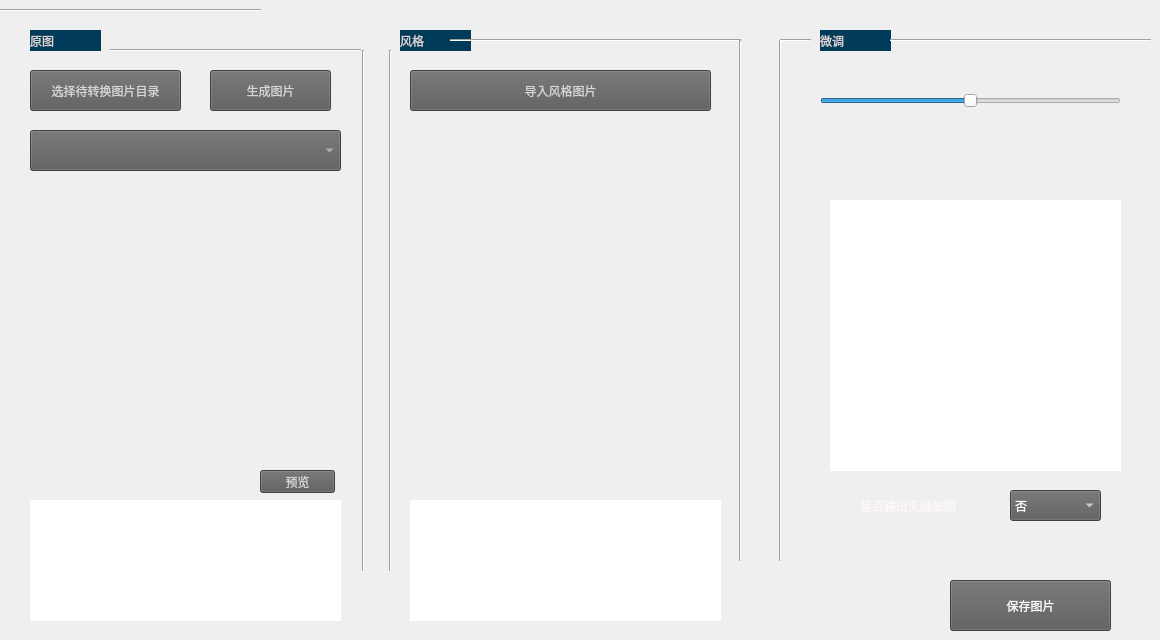
    <widget class="QWidget" name="t1">
     <property name="accessibleName">
      <string comment="ss"/>
     </property>
     <attribute name="title">
      <string notr="true">多目录导入</string>
     </attribute>
     <widget class="QPushButton" name="choose_pic_multi_file_dir_button1">
      <property name="geometry">
       <rect>
        <x>30</x>
        <y>70</y>
        <width>151</width>
        <height>41</height>
       </rect>
      </property>
      <property name="styleSheet">
       <string notr="true">background-color: rgb(90, 90, 90);
color: rgb(212, 212, 212);</string>
      </property>
      <property name="text">
       <string>选择待转换图片目录</string>
      </property>
     </widget>
     <widget class="QLabel" name="Pic_before_text1">
      <property name="geometry">
       <rect>
        <x>30</x>
        <y>30</y>
        <width>71</width>
        <height>21</height>
       </rect>
      </property>
      <property name="styleSheet">
       <string notr="true">background-color: rgb(0, 59, 89);
font: 14pt &quot;Arial&quot;;

color: rgb(212, 212, 212);</string>
      </property>
      <property name="text">
       <string>原图</string>
      </property>
     </widget>
     <widget class="QLabel" name="pic_before_label1">
      <property name="geometry">
       <rect>
        <x>30</x>
        <y>210</y>
        <width>301</width>
        <height>251</height>
       </rect>
      </property>
      <property name="styleSheet">
       <string notr="true">color: rgb(203, 203, 203);</string>
      </property>
      <property name="text">
       <string/>
      </property>
     </widget>
     <widget class="QLabel" name="pic_style_label1">
      <property name="geometry">
       <rect>
        <x>410</x>
        <y>210</y>
        <width>301</width>
        <height>251</height>
       </rect>
      </property>
      <property name="styleSheet">
       <string notr="true">color: rgb(203, 203, 203);</string>
      </property>
      <property name="text">
       <string/>
      </property>
     </widget>
     <widget class="QSlider" name="change_coe_horizontalSlider1">
      <property name="geometry">
       <rect>
        <x>820</x>
        <y>90</y>
        <width>301</width>
        <height>22</height>
       </rect>
      </property>
      <property name="styleSheet">
       <string notr="true">
color: rgb(212, 212, 212);</string>
      </property>
      <property name="maximum">
       <number>100</number>
      </property>
      <property name="singleStep">
       <number>1</number>
      </property>
      <property name="value">
       <number>50</number>
      </property>
      <property name="orientation">
       <enum>Qt::Horizontal</enum>
      </property>
     </widget>
     <widget class="QPushButton" name="savePic_button1">
      <property name="geometry">
       <rect>
        <x>950</x>
        <y>580</y>
        <width>161</width>
        <height>51</height>
       </rect>
      </property>
      <property name="styleSheet">
       <string notr="true">background-color: rgb(90, 90, 90);
color: rgb(255, 251, 252);</string>
      </property>
      <property name="text">
       <string>保存图片</string>
      </property>
     </widget>
     <widget class="QComboBox" name="is_seamless_ornot_comboBox1">
      <property name="geometry">
       <rect>
        <x>1010</x>
        <y>490</y>
        <width>91</width>
        <height>31</height>
       </rect>
      </property>
      <property name="styleSheet">
       <string notr="true">background-color: rgb(90, 90, 90);
color: rgb(255, 252, 253);</string>
      </property>
      <item>
       <property name="text">
        <string>否</string>
       </property>
      </item>
      <item>
       <property name="text">
        <string>是</string>
       </property>
      </item>
     </widget>
     <widget class="QLabel" name="is_seamless_ornot_text1">
      <property name="geometry">
       <rect>
        <x>860</x>
        <y>490</y>
        <width>131</width>
        <height>31</height>
       </rect>
      </property>
      <property name="styleSheet">
       <string notr="true">color: rgb(255, 248, 249);
font: 12pt &quot;Arial&quot;;</string>
      </property>
      <property name="text">
       <string>是否输出无缝贴图：</string>
      </property>
     </widget>
     <widget class="QLabel" name="pic_style_text1">
      <property name="geometry">
       <rect>
        <x>400</x>
        <y>30</y>
        <width>71</width>
        <height>21</height>
       </rect>
      </property>
      <property name="styleSheet">
       <string notr="true">background-color: rgb(0, 59, 89);
font: 14pt &quot;Arial&quot;;

color: rgb(212, 212, 212);</string>
      </property>
      <property name="text">
       <string>风格</string>
      </property>
     </widget>
     <widget class="QLabel" name="pic_after_text1">
      <property name="geometry">
       <rect>
        <x>820</x>
        <y>30</y>
        <width>71</width>
        <height>21</height>
       </rect>
      </property>
      <property name="styleSheet">
       <string notr="true">background-color: rgb(0, 59, 89);
font: 14pt &quot;Arial&quot;;

color: rgb(212, 212, 212);</string>
      </property>
      <property name="text">
       <string>微调</string>
      </property>
     </widget>
     <widget class="Line" name="line">
      <property name="geometry">
       <rect>
        <x>110</x>
        <y>40</y>
        <width>251</width>
        <height>21</height>
       </rect>
      </property>
      <property name="styleSheet">
       <string notr="true">color: rgb(255, 255, 255);
font: 12pt &quot;Arial&quot;;</string>
      </property>
      <property name="orientation">
       <enum>Qt::Horizontal</enum>
      </property>
     </widget>
     <widget class="Line" name="line_2">
      <property name="geometry">
       <rect>
        <x>353</x>
        <y>50</y>
        <width>20</width>
        <height>521</height>
       </rect>
      </property>
      <property name="orientation">
       <enum>Qt::Vertical</enum>
      </property>
     </widget>
     <widget class="Line" name="line_3">
      <property name="geometry">
       <rect>
        <x>380</x>
        <y>50</y>
        <width>20</width>
        <height>521</height>
       </rect>
      </property>
      <property name="orientation">
       <enum>Qt::Vertical</enum>
      </property>
     </widget>
     <widget class="Line" name="line_4">
      <property name="geometry">
       <rect>
        <x>450</x>
        <y>30</y>
        <width>291</width>
        <height>21</height>
       </rect>
      </property>
      <property name="styleSheet">
       <string notr="true">color: rgb(255, 255, 255);
font: 12pt &quot;Arial&quot;;</string>
      </property>
      <property name="orientation">
       <enum>Qt::Horizontal</enum>
      </property>
     </widget>
     <widget class="Line" name="line_5">
      <property name="geometry">
       <rect>
        <x>730</x>
        <y>40</y>
        <width>20</width>
        <height>521</height>
       </rect>
      </property>
      <property name="orientation">
       <enum>Qt::Vertical</enum>
      </property>
     </widget>
     <widget class="Line" name="line_6">
      <property name="geometry">
       <rect>
        <x>770</x>
        <y>40</y>
        <width>20</width>
        <height>521</height>
       </rect>
      </property>
      <property name="orientation">
       <enum>Qt::Vertical</enum>
      </property>
     </widget>
     <widget class="Line" name="line_7">
      <property name="geometry">
       <rect>
        <x>890</x>
        <y>30</y>
        <width>261</width>
        <height>21</height>
       </rect>
      </property>
      <property name="styleSheet">
       <string notr="true">color: rgb(255, 255, 255);
font: 12pt &quot;Arial&quot;;</string>
      </property>
      <property name="orientation">
       <enum>Qt::Horizontal</enum>
      </property>
     </widget>
     <widget class="Line" name="line_8">
      <property name="geometry">
       <rect>
        <x>780</x>
        <y>30</y>
        <width>31</width>
        <height>20</height>
       </rect>
      </property>
      <property name="orientation">
       <enum>Qt::Horizontal</enum>
      </property>
     </widget>
     <widget class="Line" name="line_9">
      <property name="geometry">
       <rect>
        <x>0</x>
        <y>0</y>
        <width>261</width>
        <height>21</height>
       </rect>
      </property>
      <property name="styleSheet">
       <string notr="true">color: rgb(255, 255, 255);
font: 12pt &quot;Arial&quot;;</string>
      </property>
      <property name="orientation">
       <enum>Qt::Horizontal</enum>
      </property>
     </widget>
     <widget class="QPushButton" name="choose_pic_style_button1">
      <property name="geometry">
       <rect>
        <x>410</x>
        <y>70</y>
        <width>301</width>
        <height>41</height>
       </rect>
      </property>
      <property name="styleSheet">
       <string notr="true">background-color: rgb(90, 90, 90);
color: rgb(212, 212, 212);</string>
      </property>
      <property name="text">
       <string>导入风格图片</string>
      </property>
     </widget>
     <widget class="QListWidget" name="pic_before_listWidget1">
      <property name="geometry">
       <rect>
        <x>30</x>
        <y>500</y>
        <width>311</width>
        <height>121</height>
       </rect>
      </property>
      <property name="styleSheet">
       <string notr="true"/>
      </property>
      <property name="frameShape">
       <enum>QFrame::NoFrame</enum>
      </property>
      <property name="horizontalScrollMode">
       <enum>QAbstractItemView::ScrollPerItem</enum>
      </property>
     </widget>
     <widget class="QListWidget" name="pic_style_listWidget1">
      <property name="geometry">
       <rect>
        <x>410</x>
        <y>500</y>
        <width>311</width>
        <height>121</height>
       </rect>
      </property>
      <property name="styleSheet">
       <string notr="true"/>
      </property>
      <property name="frameShape">
       <enum>QFrame::NoFrame</enum>
      </property>
     </widget>
     <widget class="QComboBox" name="multi_file_combobox">
      <property name="geometry">
       <rect>
        <x>30</x>
        <y>130</y>
        <width>311</width>
        <height>41</height>
       </rect>
      </property>
      <property name="styleSheet">
       <string notr="true">background-color: rgb(90, 90, 90);
color: rgb(212, 212, 212);</string>
      </property>
     </widget>
     <widget class="QPushButton" name="Preview_button">
      <property name="geometry">
       <rect>
        <x>210</x>
        <y>70</y>
        <width>121</width>
        <height>41</height>
       </rect>
      </property>
      <property name="styleSheet">
       <string notr="true">background-color: rgb(90, 90, 90);
color: rgb(212, 212, 212);</string>
      </property>
      <property name="text">
       <string>生成图片</string>
      </property>
     </widget>
     <widget class="QListWidget" name="pic_after_label1">
      <property name="geometry">
       <rect>
        <x>830</x>
        <y>200</y>
        <width>291</width>
        <height>271</height>
       </rect>
      </property>
      <property name="frameShape">
       <enum>QFrame::NoFrame</enum>
      </property>
     </widget>
     <widget class="QPushButton" name="preview_content1">
      <property name="geometry">
       <rect>
        <x>260</x>
        <y>470</y>
        <width>75</width>
        <height>23</height>
       </rect>
      </property>
      <property name="styleSheet">
       <string notr="true">background-color: rgb(90, 90, 90);
color: rgb(212, 212, 212);

</string>
      </property>
      <property name="text">
       <string>预览</string>
      </property>
     </widget>
    </widget>
